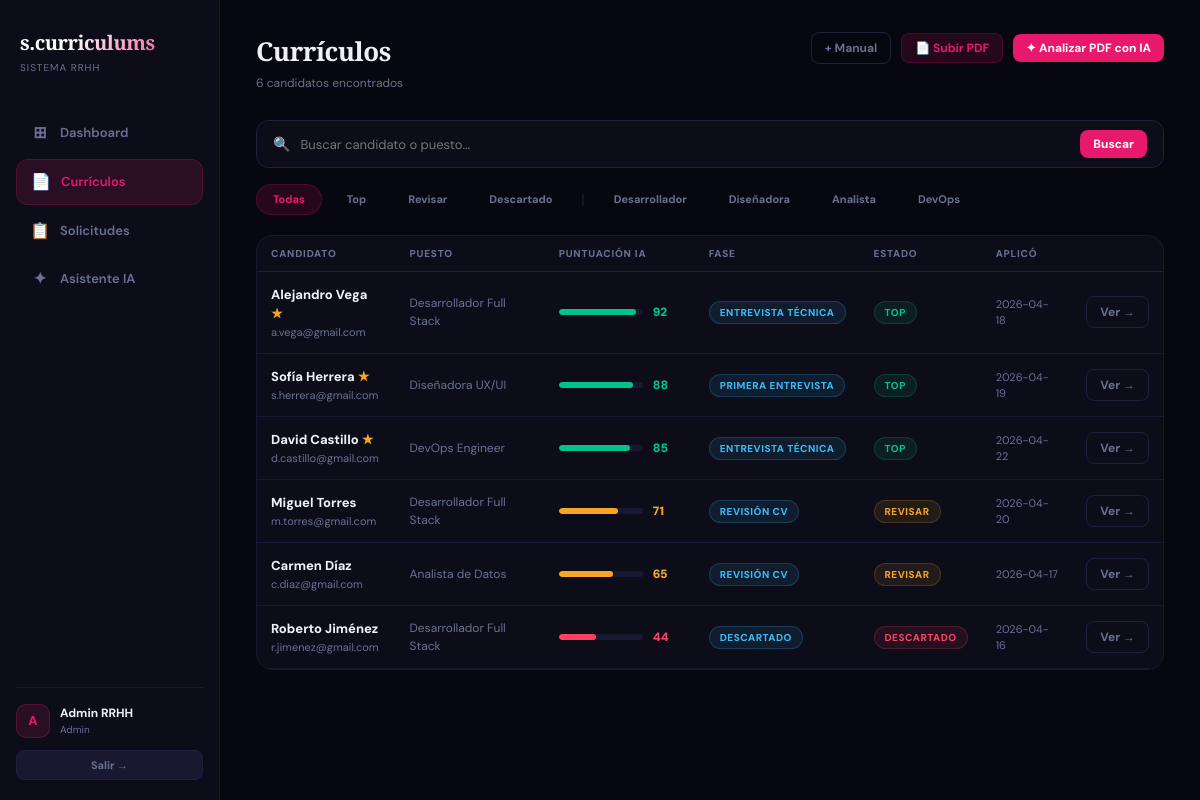
The page /curriculos (signed in) on the database its author committed.
### tables this page shows
CREATE TABLE candidates (
        id INTEGER PRIMARY KEY AUTOINCREMENT,
        user_id INTEGER NOT NULL,
        name TEXT NOT NULL,
        position TEXT NOT NULL,
        email TEXT,
        phone TEXT,
        linkedin TEXT,
        location TEXT,
        salary TEXT,
        experience TEXT,
        education TEXT,
        skills TEXT,
        summary TEXT,
        score INTEGER DEFAULT 0,
        status TEXT DEFAULT 'revisar',
        phase TEXT DEFAULT 'Revisión CV',
        notes TEXT DEFAULT '',
        starred INTEGER DEFAULT 0,
        pdf_path TEXT,
        ai_report TEXT,
        applied_date TEXT DEFAULT CURRENT_DATE,
        created_at TEXT DEFAULT CURRENT_TIMESTAMP,
        FOREIGN KEY(user_id) REFERENCES users(id)
    );

### app.py (the view)
@app.route("/curriculos")
@login_required
def curriculos():
    conn = get_db()
    uid = session["user_id"]
    status_filter = request.args.get("status", "todas")
    pos_filter = request.args.get("pos", "")
    search = request.args.get("q", "")
    query = "SELECT * FROM candidates WHERE user_id=?"
    params = [uid]
    if status_filter != "todas":
        query += " AND status=?"
        params.append(status_filter)
    if pos_filter:
        query += " AND position=?"
        params.append(pos_filter)
    if search:
        query += " AND (name LIKE ? OR position LIKE ?)"
        params.extend([f"%{search}%", f"%{search}%"])
    query += " ORDER BY score DESC"
    cvs = conn.execute(query, params).fetchall()
    all_positions = conn.execute("SELECT DISTINCT position FROM candidates WHERE user_id=?", (uid,)).fetchall()
    conn.close()
    return render_template("curriculos.html", cvs=cvs, all_positions=all_positions,
                           status_filter=status_filter, pos_filter=pos_filter, search=search)

### app.py (called while the page is built)
def get_db():
    conn = sqlite3.connect(DB_PATH)
    conn.row_factory = sqlite3.Row
    return conn

def login_required(f):
    @wraps(f)
    def decorated(*args, **kwargs):
        if "user_id" not in session:
            return redirect(url_for("login"))
        return f(*args, **kwargs)
    return decorated

### templates/curriculos.html (shortened to what this page needs)
{% extends "base.html" %}
{% block page_title %}Currículos{% endblock %}
{% block page_sub %}{{ cvs|length }} candidato{% if cvs|length != 1 %}s{% endif %} encontrado{% if cvs|length != 1 %}s{% endif %}{% endblock %}
{% block top_actions %}
  <a href="{{ url_for('add_cv') }}" class="btn btn-muted btn-sm">+ Manual</a>
  <button class="btn btn-ghost btn-sm" onclick="openUploadModal()">📄 Subir PDF</button>
  <button class="btn btn-primary btn-sm" onclick="openAnalyzeModal()">✦ Analizar PDF con IA</button>
{% endblock %}
{% block content %}
<form method="GET" action="{{ url_for('curriculos') }}">
  <div class="search-bar">
    <span class="search-icon">🔍</span>
    <input name="q" value="{{ search }}" placeholder="Buscar candidato o puesto..." autocomplete="off"/>
    <button type="submit" class="btn btn-primary btn-sm">Buscar</button>
  </div>
</form>
<div class="filters">
  {% for f, label, cls in [("todas","Todas","pink"),("top","Top","green"),("revisar","Revisar","yellow"),("descartado","Descartado","red")] %}
    <a href="?status={{ f }}&pos={{ pos_filter }}&q={{ search }}"
       class="filter-pill {% if status_filter == f %}active-{{ cls }}{% endif %}">
      {{ label }}
    </a>
  {% endfor %}
  <span style="color:var(--border2);margin:0 4px">|</span>
  {% for p in all_positions %}
    <a href="?status={{ status_filter }}&pos={{ p.position }}&q={{ search }}"
       class="filter-pill {% if pos_filter == p.position %}active-pink{% endif %}">
      {{ p.position.split(' ')[0] }}
    </a>
  {% endfor %}
</div>
{% if cvs %}
<div class="card" style="padding:0;overflow:hidden">
  <table>
    <thead>
      <tr>
        <th>Candidato</th>
        <th>Puesto</th>
        <th style="min-width:150px">Puntuación IA</th>
        <th>Fase</th>
        <th>Estado</th>
        <th>Aplicó</th>
        <th></th>
      </tr>
    </thead>
    <tbody>
      {% for cv in cvs %}
      <tr>
        <td>
          <div style="font-weight:800">
            {{ cv.name }}
            {% if cv.starred %}<span style="color:var(--yellow)">★</span>{% endif %}
          </div>
          <div style="font-size:11px;color:var(--muted)">{{ cv.email or '—' }}</div>
        </td>
        <td style="color:var(--muted);font-size:12px">{{ cv.position }}</td>
        <td>
          {% set c = "#00C48C" if cv.score >= 80 else "#F5A623" if cv.score >= 60 else "#FF4060" %}
          <div class="score-bar-wrap">
            <div class="score-bar-track">
              <div class="score-bar-fill" style="width:{{ cv.score }}%;background:{{ c }}"></div>
            </div>
            <span class="score-label" style="color:{{ c }}">{{ cv.score }}</span>
          </div>
        </td>
        <td><span class="badge badge-phase">{{ cv.phase }}</span></td>
        <td><span class="badge badge-{{ cv.status }}">{{ cv.status }}</span></td>
        <td style="font-size:11px;color:var(--muted)">{{ cv.applied_date }}</td>
        <td><a href="{{ url_for('cv_detail', cv_id=cv.id) }}" class="btn btn-muted btn-sm">Ver →</a></td>
      </tr>
      {% endfor %}
    </tbody>
  </table>
</div>
{% endif %}
{% endblock %}

### static/css/main.css (style rules this page uses)
:root { --bg: #07070f; --surface: #0d0d1a; --surface2: #111122; --border: #181830; --border2: #20203a; --pink: #E8186D; --pink-dim: #E8186D22; --green: #00C48C; --yellow: #F5A623; --red: #FF4060; --purple: #7B61FF; --blue: #38BDF8; --text: #eef0f6; --muted: #6b7090; --faint: #181830; }
* { margin: 0; padding: 0; box-sizing: border-box; }
body { background: var(--bg); color: var(--text); font-family: 'DM Sans', sans-serif; font-size: 14px; line-height: 1.5; -webkit-font-smoothing: antialiased; }
.card { background: var(--surface); border: 1px solid var(--border); border-radius: 16px; padding: 20px; transition: border-color 0.2s; }
.badge { display: inline-flex; align-items: center; padding: 3px 10px; border-radius: 20px; font-size: 10px; font-weight: 800; letter-spacing: 0.5px; text-transform: uppercase; white-space: nowrap; }
.badge-top { background: #00C48C18; color: var(--green); border: 1px solid #00C48C30; }
.badge-revisar { background: #F5A62318; color: var(--yellow); border: 1px solid #F5A62330; }
.badge-descartado { background: #FF406018; color: var(--red); border: 1px solid #FF406030; }
.badge-phase { background: #38BDF818; color: var(--blue); border: 1px solid #38BDF830; }
.btn { display: inline-flex; align-items: center; justify-content: center; gap: 6px; padding: 9px 18px; border-radius: 10px; font-size: 13px; font-weight: 700; cursor: pointer; text-decoration: none; border: none; font-family: 'DM Sans', sans-serif; transition: opacity 0.15s, transform 0.1s; white-space: nowrap; }
.btn-primary { background: var(--pink); color: #fff; }
.btn-ghost { background: var(--pink-dim); color: var(--pink); border: 1px solid #E8186D33; }
.btn-muted { background: transparent; color: var(--muted); border: 1px solid var(--border2); }
.btn-sm { padding: 6px 13px; font-size: 12px; border-radius: 8px; }
.score-bar-wrap { display: flex; align-items: center; gap: 10px; }
.score-bar-track { flex: 1; height: 6px; background: var(--faint); border-radius: 10px; overflow: hidden; }
.score-bar-fill { height: 100%; border-radius: 10px; transition: width 0.8s ease; }
.score-label { font-size: 12px; font-weight: 900; min-width: 28px; }
table { width: 100%; border-collapse: collapse; }
th { text-align: left; font-size: 10px; font-weight: 800; color: var(--muted); letter-spacing: 0.8px; text-transform: uppercase; padding: 10px 14px; border-bottom: 1px solid var(--border2); }
td { padding: 13px 14px; border-bottom: 1px solid var(--border); font-size: 13px; color: var(--text); vertical-align: middle; }
.filters { display: flex; gap: 8px; flex-wrap: wrap; margin-bottom: 20px; align-items: center; }
.filter-pill { padding: 6px 16px; border-radius: 20px; font-size: 11px; font-weight: 700; cursor: pointer; border: 1px solid transparent; background: transparent; color: var(--muted); font-family: 'DM Sans', sans-serif; transition: all 0.15s; text-decoration: none; display: inline-block; }
.filter-pill.active-pink { background: var(--pink-dim); color: var(--pink); border-color: #E8186D33; }
.search-bar { display: flex; align-items: center; gap: 10px; background: var(--surface); border: 1px solid var(--border2); border-radius: 12px; padding: 9px 16px; margin-bottom: 16px; }
.search-bar input { background: none; border: none; color: var(--text); font-size: 13px; outline: none; font-family: 'DM Sans', sans-serif; flex: 1; }
.search-icon { color: var(--muted); }

### rows shown on the page
candidates: name "Alejandro Vega", email "a.vega@gmail.com", position "Desarrollador Full Stack", score "92", phase "ENTREVISTA TÉCNICA", status "TOP", applied_date "2026-04-18"
candidates: name "Sofía Herrera", email "s.herrera@gmail.com", position "Diseñadora UX/UI", score "88", phase "PRIMERA ENTREVISTA", status "TOP", applied_date "2026-04-19"
candidates: name "David Castillo", email "d.castillo@gmail.com", position "DevOps Engineer", score "85", phase "ENTREVISTA TÉCNICA", status "TOP", applied_date "2026-04-22"
candidates: name "Miguel Torres", email "m.torres@gmail.com", position "Desarrollador Full Stack", score "71", phase "REVISIÓN CV", status "REVISAR", applied_date "2026-04-20"
candidates: name "Carmen Díaz", email "c.diaz@gmail.com", position "Analista de Datos", score "65", phase "REVISIÓN CV", status "REVISAR", applied_date "2026-04-17"
candidates: name "Roberto Jiménez", email "r.jimenez@gmail.com", position "Desarrollador Full Stack", score "44", phase "DESCARTADO", status "DESCARTADO", applied_date "2026-04-16"

### other values the page prints
{{ session.get('user_name','U')[0] }} "A"
{{ session.get('user_name','Usuario') }} "Admin RRHH"
{{ session.get('user_role','rrhh') }} "Admin"
{{ cvs|length }} "6"
{{ label }} "Todas" "Top" "Revisar" "Descartado"
{{ p.position.split(' ')[0] }} "Desarrollador" "Diseñadora" "Analista" "DevOps"
